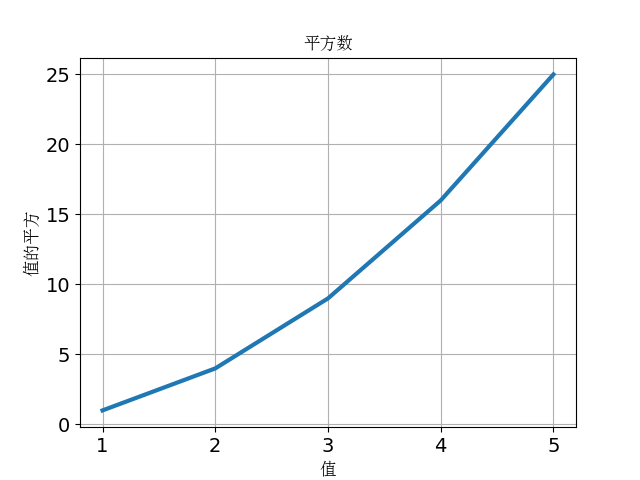

The script that saved this image:
import matplotlib
import matplotlib.pyplot as plt

# 设置中文
SimSun = matplotlib.font_manager.FontProperties(fname="SimSun.ttf")

input_values = [1, 2, 3, 4, 5]
squares = [1, 4, 9, 16, 25]
fig, ax = plt.subplots()
ax.plot(input_values, squares, linewidth=3)

# 设置图表标题并给坐标轴加上标签
ax.set_title("平方数",fontsize=12,fontproperties=SimSun)
ax.set_xlabel("值",fontsize=12,fontproperties=SimSun)
ax.set_ylabel("值的平方",fontsize=12,fontproperties=SimSun)
# 设置刻度标记的大小
ax.tick_params(axis="both", labelsize=14)
# 显示坐标表格
ax.grid()

fig.savefig("mpl_squares.png")
plt.show()